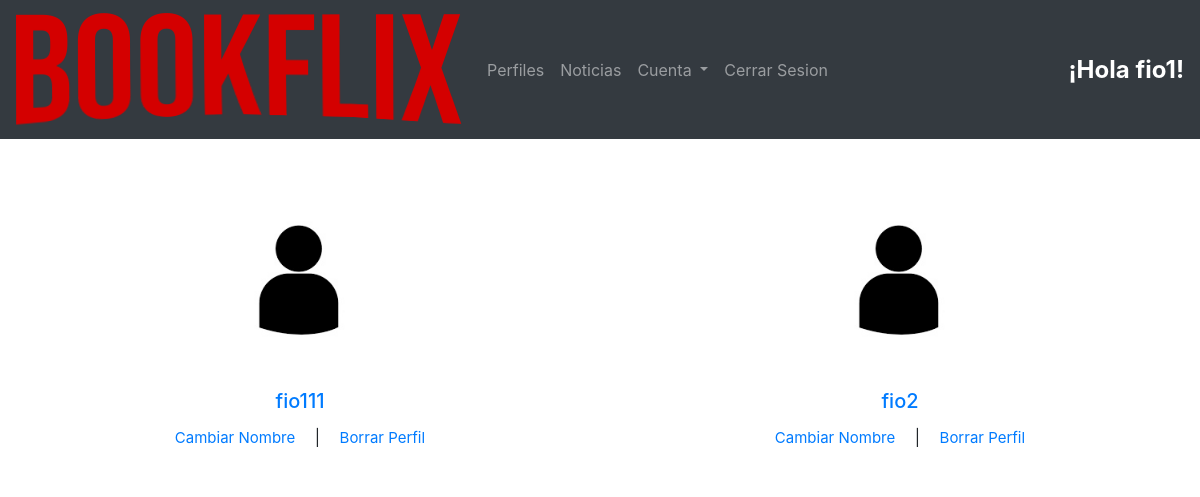
/select_perfil/ (signed in), run on an earlier commit of the app's database.
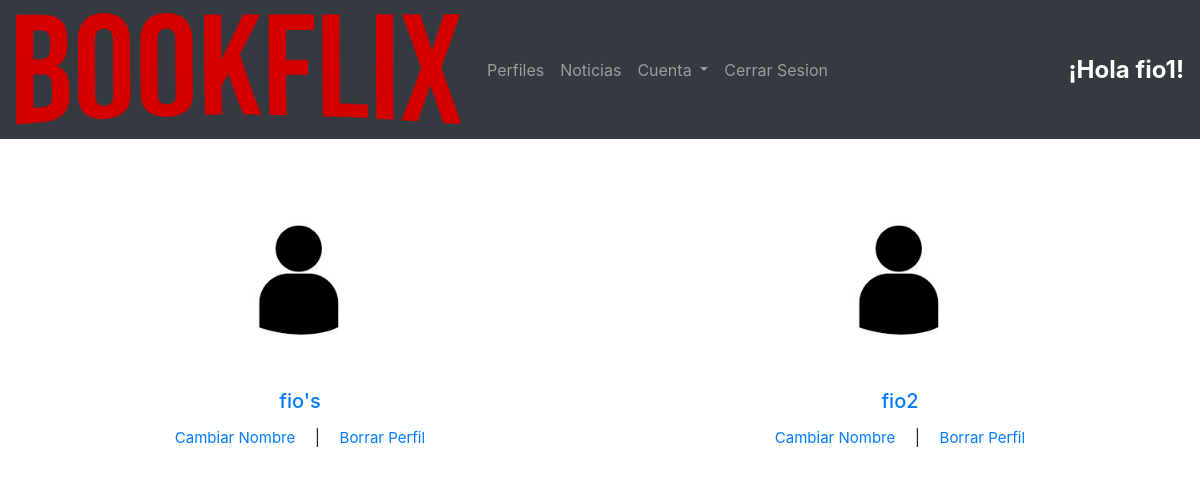
And on a later commit of the database.
### appBookflix/models.py (models this page shows, shortened)
class Account(AbstractBaseUser):
    free='free'
    normal='normal'
    premium='premium'
    admin = 'admin'
    AC_CHOICES= (
        (free, 'free'),
        (normal, 'normal'),
        (premium, 'premium'),
        (admin, 'admin')
    )
    email = models.EmailField(verbose_name='mail',max_length=60, unique=True)
    username = models.CharField("nombre de usuario", max_length=50, unique=True)
    date_joined = models.DateTimeField(verbose_name='date joined', auto_now_add=True)
    last_login = models.DateField(verbose_name='last login', auto_now=True)
    is_admin = models.BooleanField(default=False)
    is_active = models.BooleanField(default=True)
    is_staff = models.BooleanField(default=False)
    is_superuser = models.BooleanField(default=False)
    confirmo= models.BooleanField(default=False)
    plan = models.CharField( max_length=8, choices=AC_CHOICES, default=free)
    date_start_plan = models.DateField(blank=True, null=True, auto_now=False, auto_now_add=False)
    time_pay = models.IntegerField(default=0)
    objects = MyAccountManager()
    USERNAME_FIELD = 'email' #LE ESTOY INDICANDO QUE PARA LOGUEARSE TIENE QUE USAR EL EMAIL
    REQUIRED_FIELDS = ['username'] #ACÁ VAN LOS CAMPOS QUE QUIERO QUE SEAN REQUERIDO, CON COMAS LE AGREGO LOS QUE QUIERA
    def nombre(self):
        return self.username
    class Meta:
        verbose_name = "Cuenta"
        verbose_name_plural = "Cuentas"

class Profile(models.Model):
    name= models.CharField("nombre", max_length=50)
    account= models.ForeignKey(Account, on_delete=models.CASCADE, verbose_name="cuenta")
    is_active_now= models.BooleanField("esta activo ahora",default=False)
    hour_activation= models.DateTimeField("hora de activacion", auto_now=False, auto_now_add=False, blank=True, null=True)
    pleasures_gender = models.ManyToManyField(Genero, blank=True, null=True, verbose_name="genero")
    pleasures_author = models.ManyToManyField(Autor, blank=True, null=True, verbose_name="autor")
    pleasures_editorial = models.ManyToManyField(Editorial,blank=True, null=True, verbose_name="editorial")
    date_of_creation = models.DateTimeField("fecha de creacion",default=timezone.now)
    class Meta:
        verbose_name = "Perfil"
        verbose_name_plural = "Perfiles"
        unique_together= ('name', 'account')

### appBookflix/views.py (the view)
# urls.py: path('select_perfil/', select_perfil, name='seleccionarPerfil'),
def select_perfil(request):
    perfiles = Profile.objects.filter(account = request.user)
    return render(request, "appBookflix/select_perfil.html", {'perfiles': perfiles,}) #"tarjetaActual": tarjetaActual, "perfilActual":perfilActual})

### appBookflix/templates/appBookflix/select_perfil.html (shortened to what this page needs)
{% load static %}
<html>
<body>
    {% if request.user.is_active %}
        {% include "appBookflix/navbar.html" %}
        {% if request.user.plan == "free" or request.user.plan == "normal" %}
            {% if perfiles|length > 0 %}
            <div class="card-group" style="padding-top: 50px;">
            {% for perfil in perfiles %}
                    <div class="card text-center" style="border:0px">
                        <a href="/perfil_seleccionado/{{perfil.id}}">
                        <img class="card-img-top" src="{% static '/images/per1.jpg' %}" alt="logo" style="width: 180px;display:flex;
                        margin:0 auto;">
                        </a>
                      <div class="card-body">
                        <h5 class="card-title"> <a style="margin: 10;" href="/perfil_seleccionado/{{perfil.id}}">{{perfil.name}}</a></h5>
                         <p class="card-text"><a style="font-size: 15px; margin-right: 15px;" href="/cambiar_nombre/{{perfil.name}}">Cambiar Nombre</a> | <a style="font-size: 15px; margin-left: 15px;" href="/borrar_perfil/{{perfil.name}}">Borrar Perfil</a></p>
                      </div>
                    </div>
            {% endfor %}
            {% endif %}
            {% if perfiles|length < 2 %}
                    <div class="card text-center" style="border:0px">
                        <a  href="/crear_perfil/">
                        <img class="card-img-top" src="{% static '/images/add.jpg' %}" alt="logo" style="width: 180px;display:flex;
                margin:0 auto;">
                        </a>
                      <div class="card-body">
                        <p class="card-text"><a style="font-size: 15px; margin-right: 15px;" href="/crear_perfil/">Crear Perfil</a></p>
                      </div>
                     </div>
            {% endif %}
        </div>
        {% else %}
        {% if request.user.plan == "premium" %}
            {% if perfiles|length > 0 %}
            <div class="card-group" style="padding-top: 50px;">
                {% for perfil in perfiles %}
                        <div class="card text-center" style="border:0px">
                            <a href="/perfil_seleccionado/{{perfil.id}}">
                            <img class="card-img-top" src="{% static '/images/per1.jpg' %}" alt="logo" style="width: 180px;display:flex;
                            margin:0 auto;">
                            </a>
                          <div class="card-body">
                            <h5 class="card-title"> <a style="margin: 10;" href="/perfil_seleccionado/{{perfil.id}}">{{perfil.name}}</a></h5>
                             <p class="card-text"><a style="font-size: 15px; margin-right: 15px;" href="/cambiar_nombre/{{perfil.name}}">Cambiar Nombre</a> | <a style="font-size: 15px; margin-left: 15px;" href="/borrar_perfil/{{perfil.name}}">Borrar Perfil</a></p>
                          </div>
                        </div>
                {% endfor %}
            {% endif %}
        {% endif %}
        {% endif %}
     <!-- {% else %}
        {% include "appBookflix/navbar.html" %}
        <hr>
        <h1>Área solo para usuarios logueados</h1>  -->
    {% endif %}
</body>
</html>

### appBookflix/templates/appBookflix/navbar.html (shortened to what this page needs)
{% load static %}
{% load bootstrap4 %}
{% bootstrap_css %}
<nav class="navbar navbar-expand-lg navbar-dark bg-dark ">
  <a class="navbar-brand" href="/">
    <img src="{% static '/images/bookflix.png' %}" alt="logo" width="" height="">
  </a>
 {% if request.user.is_active %}
 <div class="collapse navbar-collapse" id="navbarNav">
   <ul class="navbar-nav">
    <li class="nav-item">
      <a class="nav-link" href="/select_perfil">Perfiles</a>
    </li>
    <li class="nav-item">
      <a class="nav-link" href="/noticias">Noticias</a>
    </li>
    <li class="nav-item dropdown">
      <a class="nav-link dropdown-toggle" href="#" id="navbarDropdown" role="button" data-toggle="dropdown" aria-haspopup="true" aria-expanded="false">
        Cuenta
      </a>
    </li>
    <li><a class="nav-link" href="/logout">Cerrar Sesion</a></li>
  </ul>
  <span class="ml-auto" style="font-weight: bold;color: white !important;font-size: 1.5rem;">
   ¡Hola {{request.user.username}}!
 </span>
</div>
{% endif %}
</nav>

What changed in the data, as far as the page shows it:
changed Profile: name "fio111" → "fio's"
